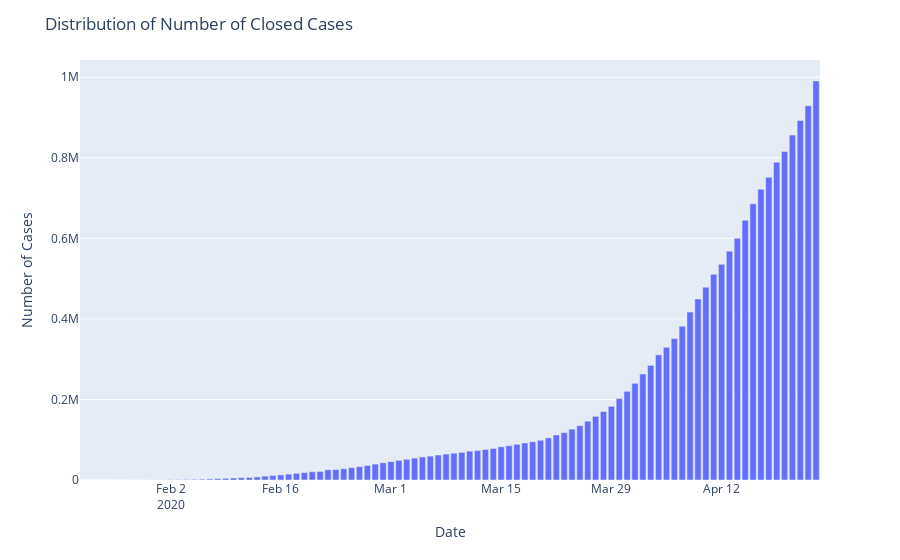

Source (notebook cell):
### Markdown cell above
#### <- Closed Cases = Number of Recovered Cases + Number of Death Cases ->
#### Increase in number of Closed classes imply either more patients are getting recovered from the disease or more pepole are dying because of COVID-19

### Code cell
fig=px.bar(x=datewise.index,y=datewise["Recovered"]+datewise["Deaths"])
fig.update_layout(title="Distribution of Number of Closed Cases",
                  xaxis_title="Date",yaxis_title="Number of Cases")
fig.show()
